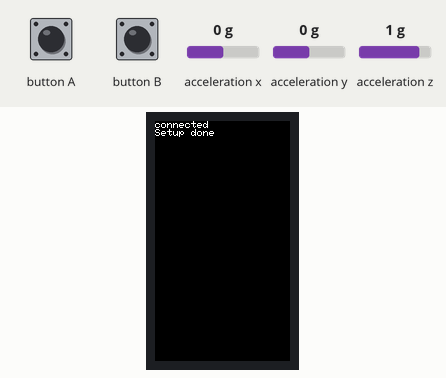
Simulated run of this sketch. Board: ESP32. Parts: 135×240 colour display. The test bench sets the inputs (shaded band); at power-on: acceleration x 0 g, acceleration y 0 g, acceleration z 1 g. WiFi joins after 1.5 s; servers stay silent unless stated; uploads are accepted with an empty reply.

Above: at 2.8 s.
2.9 s: button A pressed for 0.15 s
At 3.8 s:
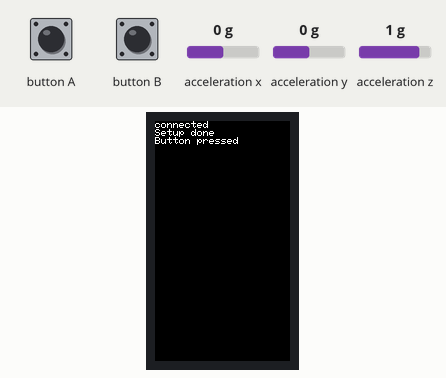
At 15.1 s:
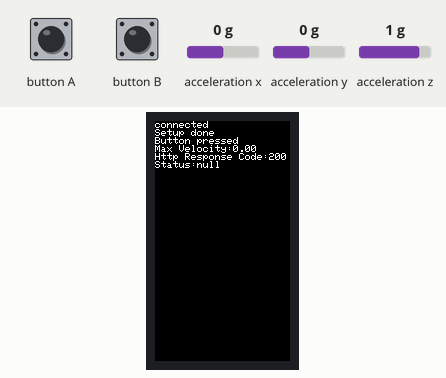
Timing chart, 0 to 15.7 s (numbered marks = the images above; inputs shaded):
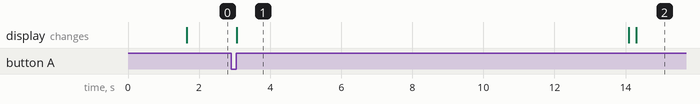

Measured:
- after the input at 2.9 s, the display: changes after 0.15 s (image 1)
- what the display in image 1 shows lasts 11.0 s, from 3.1 s to 14.1 s

The sketch:

final_project.ino
```cpp
#include <M5StickCPlus.h>
#include <WiFi.h>
#include <HTTPClient.h>
#include <ArduinoJson.h>

// acccelerometer information
const int duration = 10000;

// WiFi login information
const char* ssid = "";
const char* password = "";

void setup() {
  // initialize M5 stick
  M5.begin();
  // disconnect from any WiFi and reconnect to the specified SSID
  WiFi.disconnect();
  WiFi.begin(ssid,password);
  while (WiFi.status() != WL_CONNECTED) {
    delay(300);
  }
  // display that the WiFi has connected
  M5.Lcd.println("connected");
  // initialize the accelerometer
  M5.IMU.Init();
  // display that setup has completed
  M5.Lcd.println("Setup done");
}

void loop() {
  // once main button is pressed activate readings
  // read press state of the key
  M5.update();
  // if button A was pressed then
  if (M5.BtnA.wasReleased()) {
    M5.Lcd.println("Button pressed");
    // time markers for the outer loop of 10 seconds that will serve as the limit for the data collecting time interval
    unsigned long startTime = millis();
    unsigned long currentTime;
    // set initial max velocity as 0
    float vMax = 0.0;

    // while time is less than 10 seconds (10000 ms)
    while ((currentTime = millis()) - startTime < duration) {
      // set accelerometer and velocity measurements to 0
      float ax, ay, az;
      float vX = 0.0, vY = 0.0, vZ = 0.0;
      float vTotal;
      // time measurements for inner loop of collectings accel. data for 1 second
      unsigned long dataStartTime = millis();
      unsigned long dataEndTime;
      // add the readings to each acceleration vector
      while ((dataEndTime = millis()) - dataStartTime < 1000) {
        // read data from accelerometer
        M5.IMU.getAccelData(&ax, &ay, &az);
        // negate the acceleration from gravity to measure user impact on M5Stick
        az -= 9.81;
        // set Z acceleration to 0 if somehow negative to maintain accuracy
        if (az < 0) {
          az = 0;
        }
        // calculate the velocity for each direction (d) using V(d) = V(d0) + a(d)*t
        vX += ax * 1.0 * 2.237;
        vY += ay * 1.0 * 2.237;
        vZ += az * 1.0 * 2.237;

        // delay readings because causing too much noise/ giving inconsistent results
        delay(100);
      }

      // get the total vector of velocity
      vTotal = sqrt(vX*vX + vY*vY + vZ*vZ);
      // set the new max if applicable
      if (vTotal > vMax) {
        vMax = vTotal;
      }

      // reset velocity measurements
      vX = vY = vZ = 0.0;

      // small delay
      delay(100);
    }

    // display final max velocity from the 10 second measurement interval
    M5.Lcd.print("Max Velocity:");
    M5.Lcd.println(vMax);

    // create HTTPClient object
    HTTPClient client;
    // create URL for the M5Stick to talk to with the max velocity results
    // THIS WILL CHANGE IF VM HAS TO RESTART
    String url = "http://34.66.63.33:8000/addVelo?newVelo=" + String(vMax) + "&apiKey=password";
    // connect M5Stick to the URL
    client.begin(url);
    // send get message and denote status with HTTP code
    int clientCode = client.GET();
    // display the HTTP code
    M5.Lcd.println("Http Response Code:" + String(clientCode));
    // get response from web app backend (server.js)
    String payload = client.getString();

    // JSON
    // initialize and read the payload from web app backend
    DynamicJsonDocument doc(1024);
    deserializeJson(doc, payload);
    // extract and display the status
    String status = doc["status"];
    M5.Lcd.println("Status:" + status);
    // close HTTP connection
    client.end();
  }
}
```
